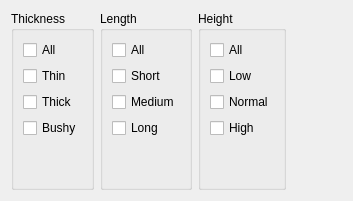
       <widget class="QWidget" name="eyebrows">
        <layout class="QHBoxLayout" name="horizontalLayout_38">
         <item>
          <widget class="QGroupBox" name="groupBox_95">
           <property name="title">
            <string>Thickness</string>
           </property>
           <layout class="QVBoxLayout" name="verticalLayout_90">
            <item>
             <widget class="QCheckBox" name="checkBox_444">
              <property name="text">
               <string>All</string>
              </property>
             </widget>
            </item>
            <item>
             <widget class="QCheckBox" name="checkBox_445">
              <property name="text">
               <string>Thin</string>
              </property>
             </widget>
            </item>
            <item>
             <widget class="QCheckBox" name="checkBox_446">
              <property name="text">
               <string>Thick</string>
              </property>
             </widget>
            </item>
            <item>
             <widget class="QCheckBox" name="checkBox_447">
              <property name="text">
               <string>Bushy</string>
              </property>
             </widget>
            </item>
            <item>
             <spacer name="verticalSpacer_89">
              <property name="orientation">
               <enum>Qt::Vertical</enum>
              </property>
              <property name="sizeHint" stdset="0">
               <size>
                <width>20</width>
                <height>40</height>
               </size>
              </property>
             </spacer>
            </item>
           </layout>
          </widget>
         </item>
         <item>
          <widget class="QGroupBox" name="groupBox_96">
           <property name="title">
            <string>Length</string>
           </property>
           <layout class="QVBoxLayout" name="verticalLayout_91">
            <item>
             <widget class="QCheckBox" name="checkBox_448">
              <property name="text">
               <string>All</string>
              </property>
             </widget>
            </item>
            <item>
             <widget class="QCheckBox" name="checkBox_449">
              <property name="text">
               <string>Short</string>
              </property>
             </widget>
            </item>
            <item>
             <widget class="QCheckBox" name="checkBox_450">
              <property name="text">
               <string>Medium</string>
              </property>
             </widget>
            </item>
            <item>
             <widget class="QCheckBox" name="checkBox_451">
              <property name="text">
               <string>Long</string>
              </property>
             </widget>
            </item>
            <item>
             <spacer name="verticalSpacer_90">
              <property name="orientation">
               <enum>Qt::Vertical</enum>
              </property>
              <property name="sizeHint" stdset="0">
               <size>
                <width>20</width>
                <height>40</height>
               </size>
              </property>
             </spacer>
            </item>
           </layout>
          </widget>
         </item>
         <item>
          <widget class="QGroupBox" name="groupBox_97">
           <property name="title">
            <string>Height</string>
           </property>
           <layout class="QVBoxLayout" name="verticalLayout_92">
            <item>
             <widget class="QCheckBox" name="checkBox_452">
              <property name="text">
               <string>All</string>
              </property>
             </widget>
            </item>
            <item>
             <widget class="QCheckBox" name="checkBox_453">
              <property name="text">
               <string>Low</string>
              </property>
             </widget>
            </item>
            <item>
             <widget class="QCheckBox" name="checkBox_454">
              <property name="text">
               <string>Normal</string>
              </property>
             </widget>
            </item>
            <item>
             <widget class="QCheckBox" name="checkBox_455">
              <property name="text">
               <string>High</string>
              </property>
             </widget>
            </item>
            <item>
             <spacer name="verticalSpacer_91">
              <property name="orientation">
               <enum>Qt::Vertical</enum>
              </property>
              <property name="sizeHint" stdset="0">
               <size>
                <width>20</width>
                <height>40</height>
               </size>
              </property>
             </spacer>
            </item>
           </layout>
          </widget>
         </item>
         <item>
          <spacer name="horizontalSpacer_41">
           <property name="orientation">
            <enum>Qt::Horizontal</enum>
           </property>
           <property name="sizeHint" stdset="0">
            <size>
             <width>56</width>
             <height>20</height>
            </size>
           </property>
          </spacer>
         </item>
        </layout>
       </widget>
